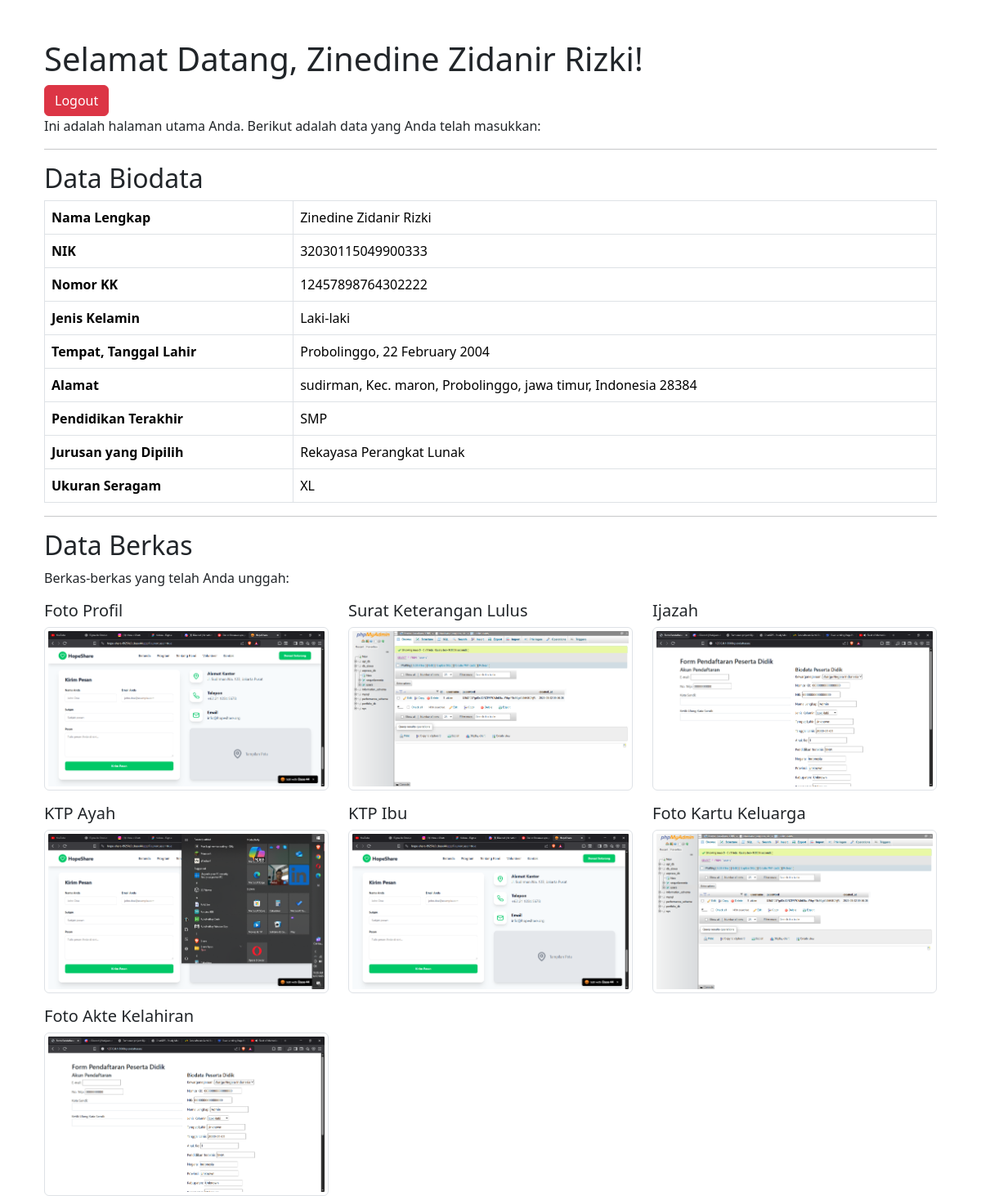
/pendaftaran/home/ (signed in), run on the app's committed database.
### pendaftaran/models.py (models this page shows, shortened)
class BiodataPeserta(models.Model):
    user = models.OneToOneField(User, on_delete=models.CASCADE)
    kewarganegaraan = models.CharField(max_length=50)
    nomor_kk = models.CharField(max_length=20, unique=True)
    nik = models.CharField(max_length=20, unique=True)
    nama_lengkap = models.CharField(max_length=100)
    jenis_kelamin = models.CharField(
        max_length=10,
        choices=(('Laki-laki', 'Laki-laki'), ('Perempuan', 'Perempuan'))
    )
    tempat_lahir = models.CharField(max_length=50)
    tanggal_lahir = models.DateField()
    anak_ke = models.IntegerField()
    pendidikan_terakhir = models.CharField(max_length=50)
    negara = models.CharField(max_length=50)
    provinsi = models.CharField(max_length=50)
    kabupaten = models.CharField(max_length=50)
    kecamatan = models.CharField(max_length=50)
    jalan = models.CharField(max_length=100)
    kode_pos = models.CharField(max_length=10)
    jurusan = models.CharField(
        max_length=30,
        choices=(('Rekayasa Perangkat Lunak', 'Rekayasa Perangkat Lunak'), ('MultiMedia', 'MultiMedia'), ('Teknik Komputer Jaringan', 'Teknik Komputer Jaringan'))
    )
    ukuran_seragam = models.CharField(
        max_length=5,
        choices=(('S', 'S'), ('M', 'M'), ('L', 'L'), ('XL', 'XL'), ('XXL', 'XXL'), ('XXXL', 'XXXL'))
    )

class BerkasSiswa(models.Model):
    user = models.OneToOneField(User, on_delete=models.CASCADE, related_name='berkas_siswa')
    foto_profile = models.ImageField(
        upload_to='berkas_siswa/foto_profile/',
        verbose_name="Foto Profil"
    )
    surat_keterangan_lulus = models.ImageField(
        upload_to='berkas_siswa/surat_keterangan_lulus/',
        verbose_name="Surat Keterangan Lulus"
    )
    ijazah = models.ImageField(
        upload_to='berkas_siswa/ijazah/',
        verbose_name="Ijazah"
    )
    ktp_orang_tua_lk = models.ImageField(
        upload_to='berkas_siswa/ktp_ayah/',
        verbose_name="KTP Ayah"
    )
    ktp_orang_tua_pr = models.ImageField(
        upload_to='berkas_siswa/ktp_ibu/',
        verbose_name="KTP Ibu"
    )
    foto_kk = models.ImageField(
        upload_to='berkas_siswa/foto_kk/',
        verbose_name="Foto Kartu Keluarga (KK)"
    )
    foto_akte_kelahiran = models.ImageField(
        upload_to='berkas_siswa/foto_akte_kelahiran/',
        verbose_name="Foto Akte Kelahiran"
    )
    class Meta:
        verbose_name = "Berkas Siswa"
        verbose_name_plural = "Data Berkas Siswa"

### pendaftaran/views.py (the view)
# urls.py: 2. Add a URL to urlpatterns:  path('', views.home, name='home')
@login_required
@never_cache
def home(request):
    user = request.user
    biodata = None
    berkas = None
    try:
        biodata = user.biodatapeserta
    except BiodataPeserta.DoesNotExist:
        pass
    try:
        berkas = user.berkas_siswa
    except BerkasSiswa.DoesNotExist:
        pass
    context = {
        'biodata': biodata,
        'berkas': berkas,
    }
    return render(request, "pendaftaran/home.html", context)

### pendaftaran/templates/pendaftaran/home.html (shortened to what this page needs)
{% extends "pendaftaran/base.html" %}
{% block content %}
<div class="container mt-5">
    <h1>Selamat Datang, {{ biodata.nama_lengkap }}!</h1>
    <a href="{% url 'logout' %}" class="btn btn-danger">Logout</a>
    <p>Ini adalah halaman utama Anda. Berikut adalah data yang Anda telah masukkan:</p>
    <hr>
    <h2>Data Biodata</h2>
    {% if biodata %}
    <table class="table table-bordered">
        <tbody>
            <tr>
                <th>Nama Lengkap</th>
                <td>{{ biodata.nama_lengkap }}</td>
            </tr>
            <tr>
                <th>NIK</th>
                <td>{{ biodata.nik }}</td>
            </tr>
            <tr>
                <th>Nomor KK</th>
                <td>{{ biodata.nomor_kk }}</td>
            </tr>
            <tr>
                <th>Jenis Kelamin</th>
                <td>{{ biodata.jenis_kelamin }}</td>
            </tr>
            <tr>
                <th>Tempat, Tanggal Lahir</th>
                <td>{{ biodata.tempat_lahir }}, {{ biodata.tanggal_lahir|date:"d F Y" }}</td>
            </tr>
            <tr>
                <th>Alamat</th>
                <td>{{ biodata.jalan }}, Kec. {{ biodata.kecamatan }}, {{ biodata.kabupaten }}, {{ biodata.provinsi }}, {{ biodata.negara }} {{ biodata.kode_pos }}</td>
            </tr>
            <tr>
                <th>Pendidikan Terakhir</th>
                <td>{{ biodata.pendidikan_terakhir }}</td>
            </tr>
            <tr>
                <th>Jurusan yang Dipilih</th>
                <td>{{ biodata.jurusan }}</td>
            </tr>
            <tr>
                <th>Ukuran Seragam</th>
                <td>{{ biodata.ukuran_seragam }}</td>
            </tr>
        </tbody>
    </table>
    {% else %}
    <div class="alert alert-warning" role="alert">
        Data biodata Anda belum lengkap. Silakan lengkapi data Anda <a href="#">di sini</a>.
        </div>
        {% endif %}
        <hr>
        <h2>Data Berkas</h2>
        {% if berkas %}
        <p>Berkas-berkas yang telah Anda unggah:</p>
        <div class="row">
            <div class="col-md-4">
                <h5>Foto Profil</h5>
                <img src="{{ berkas.foto_profile.url }}" alt="Foto Profil" class="img-fluid img-thumbnail">
            </div>
            <div class="col-md-4">
                <h5>Surat Keterangan Lulus</h5>
                <a href="{{ berkas.surat_keterangan_lulus.url }}" target="_blank">
                    <img src="{{ berkas.surat_keterangan_lulus.url }}" alt="Surat Keterangan Lulus" class="img-fluid img-thumbnail">
                </a>
            </div>
            <div class="col-md-4">
                <h5>Ijazah</h5>
                <a href="{{ berkas.ijazah.url }}" target="_blank">
                    <img src="{{ berkas.ijazah.url }}" alt="Ijazah" class="img-fluid img-thumbnail">
                </a>
            </div>
            <div class="col-md-4 mt-3">
                <h5>KTP Ayah</h5>
                <a href="{{ berkas.ktp_orang_tua_lk.url }}" target="_blank">
                    <img src="{{ berkas.ktp_orang_tua_lk.url }}" alt="KTP Ayah" class="img-fluid img-thumbnail">
                </a>
            </div>
            <div class="col-md-4 mt-3">
                <h5>KTP Ibu</h5>
                <a href="{{ berkas.ktp_orang_tua_pr.url }}" target="_blank">
                    <img src="{{ berkas.ktp_orang_tua_pr.url }}" alt="KTP Ibu" class="img-fluid img-thumbnail">
                </a>
            </div>
            <div class="col-md-4 mt-3">
                <h5>Foto Kartu Keluarga</h5>
                <a href="{{ berkas.foto_kk.url }}" target="_blank">
                    <img src="{{ berkas.foto_kk.url }}" alt="Foto KK" class="img-fluid img-thumbnail">
                </a>
            </div>
            <div class="col-md-4 mt-3">
                <h5>Foto Akte Kelahiran</h5>
                <a href="{{ berkas.foto_akte_kelahiran.url }}" target="_blank">
                    <img src="{{ berkas.foto_akte_kelahiran.url }}" alt="Akte Kelahiran" class="img-fluid img-thumbnail">
                </a>
            </div>
        </div>
        {% else %}
        <div class="alert alert-warning" role="alert">
            Anda belum mengunggah berkas apa pun. Silakan unggah berkas Anda <a href="#">di sini</a>.
        </div>
    {% endif %}
</div>
{% endblock %}

### pendaftaran/templates/pendaftaran/base.html (shortened to what this page needs)
<!DOCTYPE html>
<html lang="id">
<head>
    <link href="https://cdn.jsdelivr.net/npm/bootstrap@5.3.3/dist/css/bootstrap.min.css" rel="stylesheet">
</head>
<body>
    <main class="container mt-4">
        {% block content %}
        {% endblock %}
    </main>
</body>
</html>

### data on the page
BiodataPeserta: nama_lengkap "Zinedine Zidanir Rizki", nik "32030115049900333", nomor_kk "12457898764302222", jenis_kelamin "Laki-laki", tempat_lahir "Probolinggo", tanggal_lahir "22 February 2004", jalan "sudirman", kecamatan "maron", kabupaten "Probolinggo", provinsi "jawa timur", negara "Indonesia", kode_pos "28384", pendidikan_terakhir "SMP", jurusan "Rekayasa Perangkat Lunak", ukuran_seragam "XL"
BerkasSiswa: foto_profile (picture), surat_keterangan_lulus (picture), ijazah (picture), ktp_orang_tua_lk (picture), ktp_orang_tua_pr (picture), foto_kk (picture), foto_akte_kelahiran (picture)
